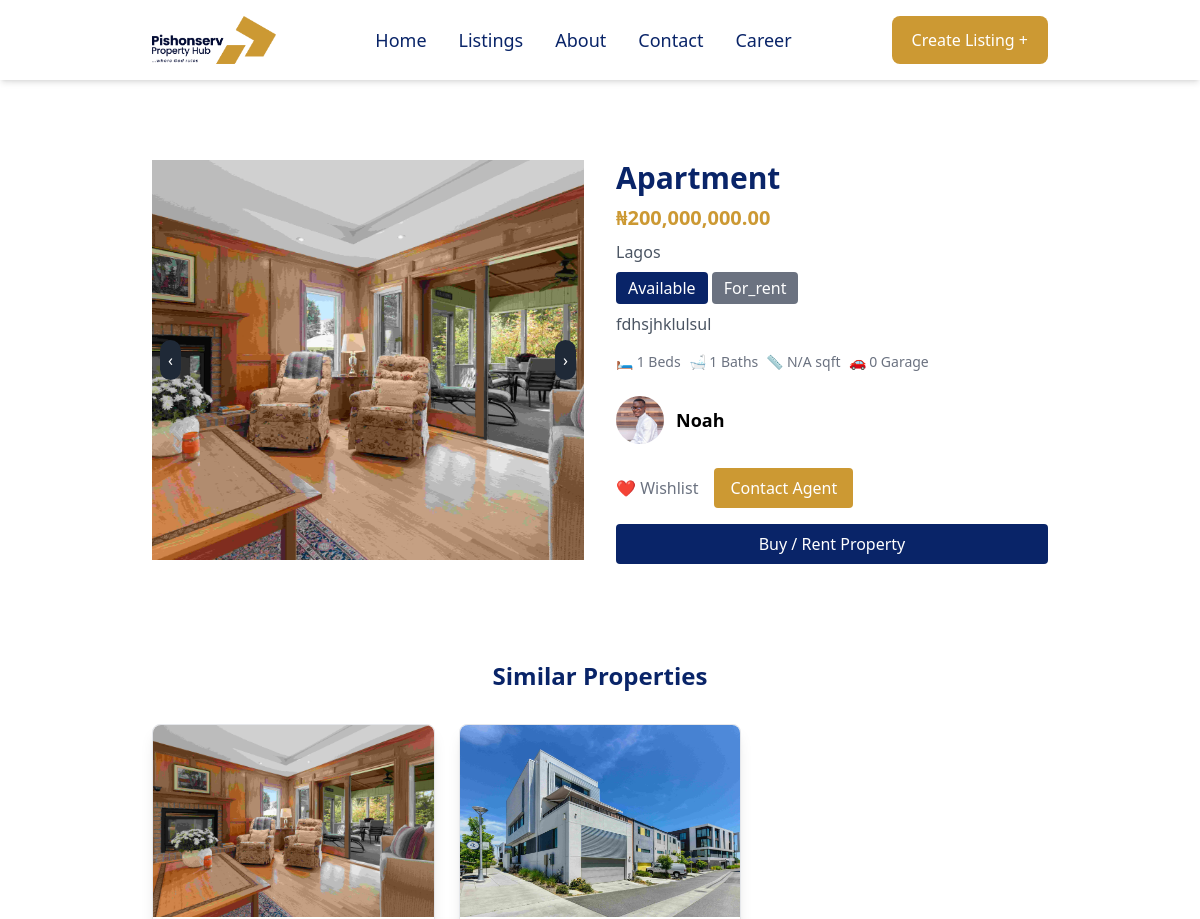
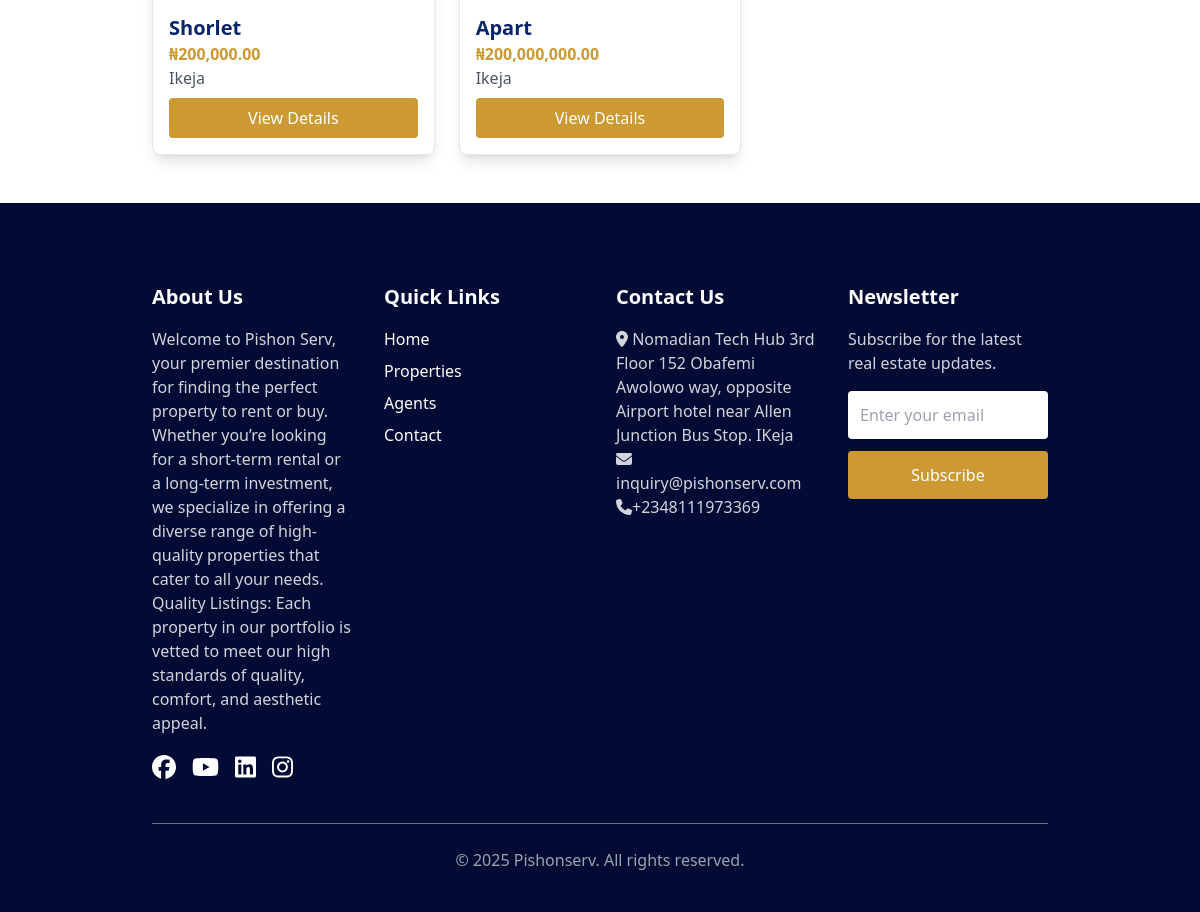
Screenshot of /property.php?id=5 with the database file from the repository (2 pictures, top to bottom).
### tables this page shows
CREATE TABLE `properties` (
  `id` int(11) NOT NULL,
  `title` varchar(255) NOT NULL,
  `price` decimal(20,2) DEFAULT NULL,
  `location` varchar(255) NOT NULL,
  `type` enum('house','apartment','land','shortlet','hotel') NOT NULL,
  `description` text NOT NULL,
  `owner_id` int(11) NOT NULL,
  `created_at` timestamp NOT NULL DEFAULT current_timestamp(),
  `images` text DEFAULT NULL,
  `status` enum('pending','available','sold','rented') DEFAULT 'pending',
  `admin_approved` tinyint(1) DEFAULT 0,
  `listing_type` enum('for_sale','for_rent','short_let', 'hotel') NOT NULL DEFAULT 'for_sale',
  `bedrooms` int(11) DEFAULT 1,
  `bathrooms` int(11) DEFAULT 1,
  `size` varchar(50) DEFAULT 'N/A',
  `garage` int(11) DEFAULT 0
);

CREATE TABLE `users` (
  `id` int(11) NOT NULL,
  `name` varchar(255) NOT NULL,
  `email` varchar(255) NOT NULL,
  `password` varchar(255) NOT NULL,
  `role` enum('buyer','agent','owner','hotel_owner','admin','superadmin') NOT NULL,
  `profile_image` varchar(255) DEFAULT 'default.png',
  `otp` varchar(6) DEFAULT NULL,
  `otp_expires_at` datetime DEFAULT NULL,
  `email_verified` tinyint(1) DEFAULT 0,
  `created_at` timestamp NOT NULL DEFAULT current_timestamp(),
  `phone` varchar(20) DEFAULT NULL
);

### property.php (the view, shortened to what this page needs)
<?php
include 'includes/db_connect.php';
$property_id = $_GET['id'] ?? null;
$query = "SELECT p.*, u.name AS agent_name, u.profile_image AS agent_image, u.phone AS agent_phone
          FROM properties p
          JOIN users u ON p.owner_id = u.id
          WHERE p.id = ?";
$stmt = $conn->prepare($query);
$stmt->bind_param("i", $property_id);
$stmt->execute();
$property = $stmt->get_result()->fetch_assoc();
$images = explode(',', $property['images']);
?>
<!DOCTYPE html>
<html lang="en">
<head>
</head>
<body>
    <?php include 'includes/navbar.php'; ?>
    <section class="container mx-auto pt-40 py-12 px-4 md:px-10 lg:px-16">
        <div class="grid grid-cols-1 md:grid-cols-2 gap-8">
            <div class="relative w-full h-[400px] overflow-hidden">
                <div class="slider" id="property-slider">
                    <?php foreach ($images as $index => $image): ?>
                    <img src="public/uploads/<?php echo $image; ?>"
                        class="w-full h-[400px] object-cover slider-image <?php echo $index === 0 ? '' : 'hidden'; ?>">
                    <?php endforeach; ?>
                </div>
                <button
                    class="absolute left-2 top-1/2 transform -translate-y-1/2 bg-gray-800 text-white p-2 rounded-full prev">‹</button>
                <button
                    class="absolute right-2 top-1/2 transform -translate-y-1/2 bg-gray-800 text-white p-2 rounded-full next">›</button>
            </div>
            <div>
                <h1 class="text-3xl font-bold text-[#092468]"><?php echo htmlspecialchars($property['title']); ?></h1>
                <p class="text-xl text-[#CC9933] font-semibold mt-2">
                    ₦<?php echo number_format($property['price'], 2); ?></p>
                <p class="text-gray-600 mt-2"><?php echo htmlspecialchars($property['location']); ?></p>
                <span class="mt-2 inline-block bg-[#092468] text-white px-3 py-1 rounded">
                    <?php echo ucfirst($property['status']); ?>
                </span>
                <span class="mt-2 inline-block bg-gray-500 text-white px-3 py-1 rounded">
                    <?php echo ucfirst($property['listing_type']); ?>
                </span>
                <p class="text-gray-600 mt-2"><?php echo htmlspecialchars($property['description']); ?></p>
                <div class="mt-4 flex flex-wrap text-gray-500 text-sm">
                    <span class="mr-2">🛏️ <?php echo $property['bedrooms']; ?> Beds</span>
                    <span class="mr-2">🛁 <?php echo $property['bathrooms']; ?> Baths</span>
                    <span class="mr-2">📏 <?php echo $property['size']; ?> sqft</span>
                    <span class="mr-2">🚗 <?php echo $property['garage']; ?> Garage</span>
                </div>
                <div class="mt-6 flex items-center">
                    <img src="public/uploads/<?php echo $property['agent_image'] ?: 'default.png'; ?>"
                        class="w-12 h-12 rounded-full mr-3">
                    <div>
                        <p class="text-lg font-bold"><?php echo htmlspecialchars($property['agent_name']); ?></p>
                    </div>
                </div>
                <div class="mt-6 flex space-x-4">
                    <button class="wishlist-btn text-gray-500 hover:text-red-500 transition"
                        data-property-id="<?php echo $property['id']; ?>">
                        ❤️ Wishlist
                    </button>
                    <a href="contact-agent.php?id=<?php echo $property['owner_id']; ?>"
                        class="bg-[#CC9933] text-white px-4 py-2 rounded hover:bg-[#d88b1c]">
                        Contact Agent
                    </a>
                </div>
                <?php if ($property['status'] == 'available'): ?>
                <a href="dashboard/checkout.php?property_id=<?php echo $property['id']; ?>"
                    class="mt-4 block text-center bg-[#092468] text-white px-4 py-2 rounded hover:bg-[#d88b1c]">
                    Buy / Rent Property
                </a>
                <?php endif; ?>
            </div>
        </div>
    </section>
    <section class="container mx-auto py-12 px-4 md:px-10 lg:px-16">
        <h2 class="text-2xl font-bold text-[#092468] text-center">Similar Properties</h2>
        <div class="grid grid-cols-1 sm:grid-cols-2 lg:grid-cols-3 gap-6 mt-8">
            <?php
            $query = "SELECT * FROM properties WHERE admin_approved = 1 AND status = 'available' AND id != ? ORDER BY created_at DESC LIMIT 3";
            $stmt = $conn->prepare($query);
            $stmt->bind_param("i", $property_id);
            $stmt->execute();
            $similar_properties = $stmt->get_result();
            while ($similar = $similar_properties->fetch_assoc()) {
                $imagesArray = explode(',', $similar['images']);
                $firstImage = !empty($imagesArray[0]) ? $imagesArray[0] : 'default.jpg';
                echo "
            <div class='border rounded-lg shadow-lg bg-white hover:shadow-xl transition'>
                <img src='public/uploads/" . htmlspecialchars($firstImage) . "' class='w-full h-48 object-cover rounded-t-lg'>
                <div class='p-4'>
                    <h3 class='text-[#092468] text-xl font-bold'>{$similar['title']}</h3>
                    <p class='text-[#CC9933] font-semibold'>₦" . number_format($similar['price'], 2) . "</p>
                    <p class='text-gray-600'>{$similar['location']}</p>
                    <a href='property.php?id={$similar['id']}' class='mt-2 block text-center bg-[#CC9933] text-white px-4 py-2 rounded hover:bg-[#d88b1c]'>
                        View Details
                    </a>
                </div>
            </div>
            ";
            }
            ?>
        </div>
    </section>
    <?php include 'includes/footer.php'; ?>
</body>
</html>

### rows the page displays
properties: title "Apartment", price "200,000,000.00", location "Lagos", status "Available", listing_type "For_rent", description "fdhsjhklulsul", bedrooms "1", bathrooms "1", size "N/A", garage "0", owner.profile_image (picture), owner.name "Noah"
properties: shows a picture, title "Shorlet", price "200,000.00", location "Ikeja"
properties: shows a picture, title "Apart", price "200,000,000.00", location "Ikeja"
